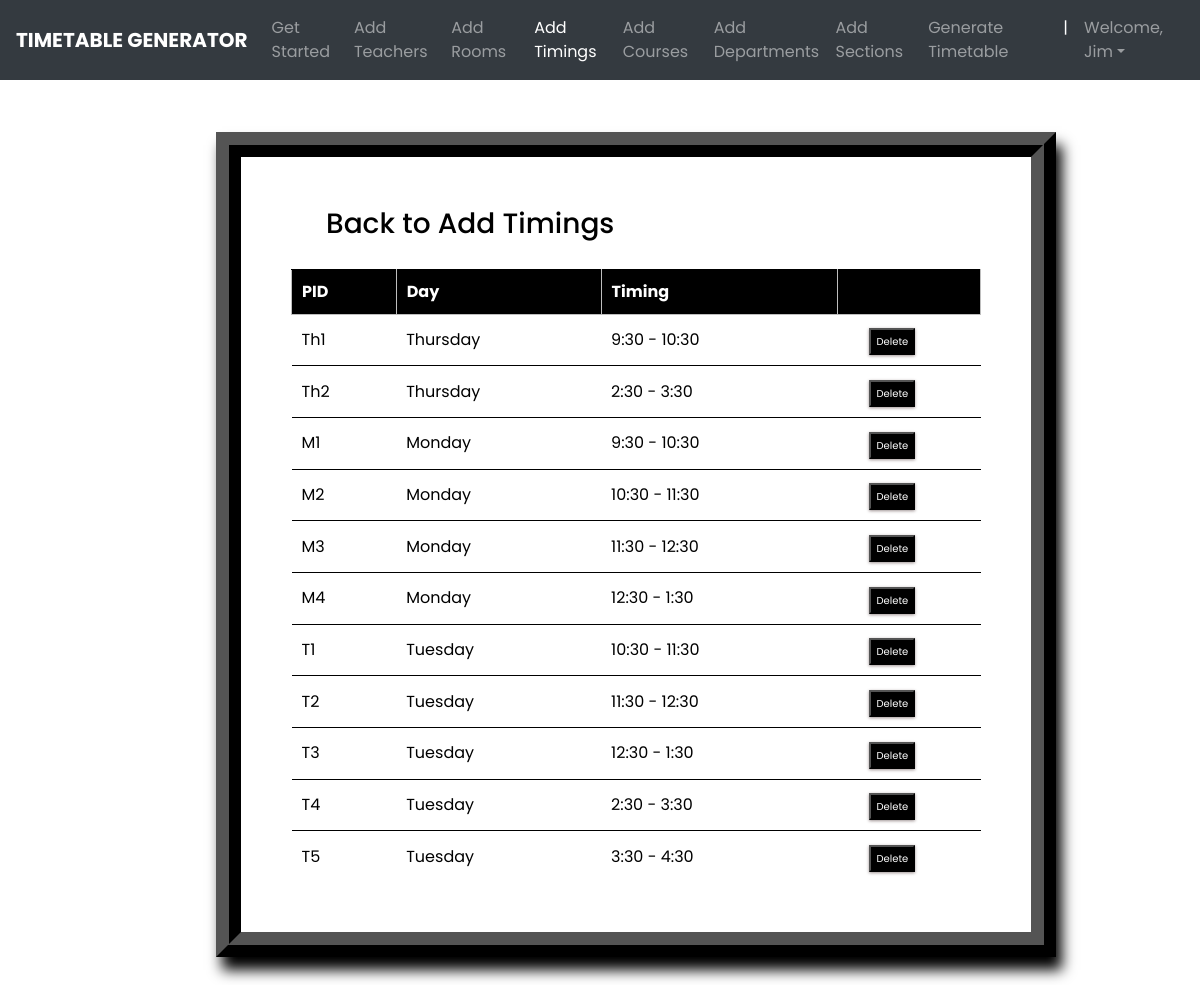
The page /timings_list/ (signed in) on the database its author committed.
### ttgen/models.py (models this page shows, shortened)
class MeetingTime(models.Model):
    pid = models.CharField(max_length=4, primary_key=True)
    time = models.CharField(max_length=50, choices=time_slots, default='11:30 - 12:30')
    day = models.CharField(max_length=15, choices=DAYS_OF_WEEK)

### ttgen/views.py (the view)
# urls.py: path('timings_list/', views.meeting_list_view, name='editmeetingtime'),
@login_required
def meeting_list_view(request):
    context = {
        'meeting_times': MeetingTime.objects.all()
    }
    return render(request, 'mtlist.html', context)

### templates/mtlist.html (shortened to what this page needs)
<!DOCTYPE html>
<html lang="en">
<head>
	<link rel="stylesheet" href="https://maxcdn.bootstrapcdn.com/bootstrap/4.0.0/css/bootstrap.min.css">
</head>
<body>
        <header>
			<nav class="navbar navbar-expand-md navbar-dark fixed-top bg-dark">
                <a class="navbar-brand" href="#"><b>TIMETABLE GENERATOR</b></a>
                <div class="collapse navbar-collapse" id="navbarCollapse">
                    <ul class="navbar-nav ml-auto">
                    <li class="nav-item">
                        <a class="nav-link" href="{% url 'admindash' %}">Get Started</a>
                    </li>
                    <li class="nav-item">
                        <a class="nav-link" href="{% url 'addInstructors' %}">Add Teachers</a>
                    </li>
                    <li class="nav-item">
                        <a class="nav-link" href="{% url 'addRooms' %}">Add Rooms</a>
                    </li>
                    <li class="nav-item active">
		                <a class="nav-link" href="{% url 'addTimings' %}">Add Timings</a>
		            </li>
                    <li class="nav-item">
                        <a class="nav-link" href="{% url 'addCourses' %}">Add Courses</a>
                    </li>
                    <li class="nav-item">
			            <a class="nav-link" href="{% url 'addDepts' %}">Add Departments</a>
		            </li>
					<li class="nav-item">
			            <a class="nav-link" href="{% url 'addSections' %}">Add Sections</a>
		            </li>
					<li class="nav-item">
			            <a class="nav-link" href="{% url 'generate' %}">Generate Timetable</a>
		            </li>
					<li class="nav-item active">
			            <a class="nav-link">|</a>
		            </li>
                    <li class="nav-item dropdown">
		                <a class="nav-link dropdown-toggle" href="#" id="dropdown03" data-toggle="dropdown" aria-haspopup="true" aria-expanded="false">Welcome, {{ user.first_name }}</a>
		            </li>
                    </ul>
                </div>
            </nav>
        </header>
		<br><br>
        {%block content%}
        {% load static %}
        <fieldset class="fieldset">
    <a href="{% url 'addTimings'%}"><h1 class="tablink" onclick="openPage('new')" id="defaultOpen">Back to Add Timings</h1></a>
    <div class="tabcontent" id="edit">
			<table class="table1">
				<thead>
				<tr class="table-headers">
				<th>PID</th>
				<th>Day</th>
				<th>Timing</th>
				<th  class="empty"></th>
				</tr>
				</thead>
				<tbody>
				{% for mt in meeting_times %}
				<tr>
				 <td>{{mt.pid}}</td>
				 <td>{{mt.day}}</td>
				 <td>{{mt.time}}</td>
				 <td class="empty">
					<form action="{% url 'deletemeetingtime' mt.pid %}" method="post">
						<input type="submit" value="Delete" class="cross">
					</form>
				 </td>
				 </tr>
				{% endfor %}
				</tbody>
			</table>
		</div>
</fieldset>
{% endblock %}

### templates/mtlist.html (style rules this page uses)
body { padding-top: 3rem; padding-bottom: 3rem; color: black; font-family: "Poppins"; overflow-x: hidden; }
nav { font-family: "Poppins"; }
.navbar-brand { font-size: 20px; font-family: "Poppins"; }
nav { font-family:"Poppins"; }
* { margin: 0; padding: 0; box-sizing: border-box; }
html { scroll-behavior: smooth; }
a { text-decoration:none; }
form { margin-top: 3%; margin-left: 18%; margin-right: 12%; }
fieldset h1 { color: black; padding-bottom: 20px; margin-left: 35px; display: inline-block; cursor: pointer; font-size: 28px; }
fieldset input { padding:8px; color: #938c8c }
.table2 td, th { border: 1px solid rgb(190,190,190); padding: 10px 20px; }
.table1 { width: 100%; border-collapse: collapse; text-align: left; overflow: hidden; }
.table1 td, th { border-top: 1px solid black; padding: 10px; }
.table1 th { background-color: black; color: #fff; }
.cross { font-size:10px; box-shadow: 0px 1px 3px 0px #9e9292; padding: 4px 5px; color: #fff; background-color: black; cursor: pointer; }
.fieldset { margin-top: 3%; margin-left: 18%; margin-right: 12%; padding: 50px; border-width: 25px; border-style: ridge; border-color: black; box-shadow: 6px 13px 13px 0px black; background-color: #fff; }

### rows shown on the page
MeetingTime: pid "Th1", day "Thursday", time "9:30 - 10:30"
MeetingTime: pid "Th2", day "Thursday", time "2:30 - 3:30"
MeetingTime: pid "M1", day "Monday", time "9:30 - 10:30"
MeetingTime: pid "M2", day "Monday", time "10:30 - 11:30"
MeetingTime: pid "M3", day "Monday", time "11:30 - 12:30"
MeetingTime: pid "M4", day "Monday", time "12:30 - 1:30"
MeetingTime: pid "T1", day "Tuesday", time "10:30 - 11:30"
MeetingTime: pid "T2", day "Tuesday", time "11:30 - 12:30"
MeetingTime: pid "T3", day "Tuesday", time "12:30 - 1:30"
MeetingTime: pid "T4", day "Tuesday", time "2:30 - 3:30"
MeetingTime: pid "T5", day "Tuesday", time "3:30 - 4:30"

### other values the page prints
{{ user.first_name }} "Jim"
